Frame 1 (no input): blank canvas, image omitted
Frame 60 (no input): blank canvas, image omitted
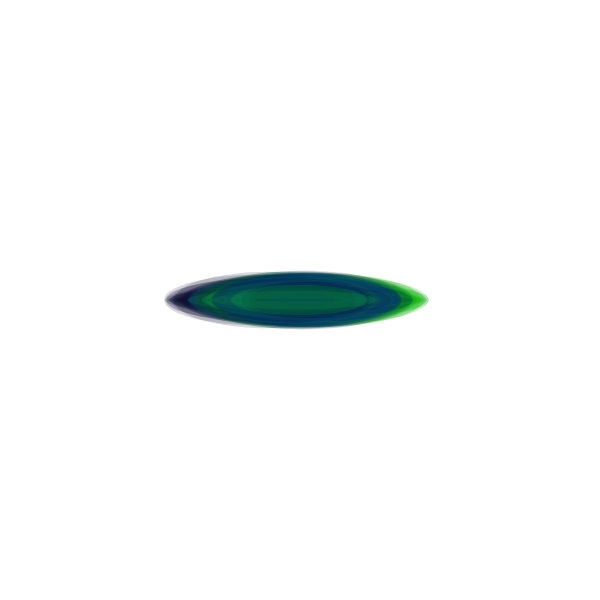
Frame 120 (the mouse pressed at the canvas centre since frame 60)

The p5.js sketch whose frames 1 and 60 were blank and that drew this single picture after the mouse press (run headless with seeded random() and noise() and a simulated clock; from frame 60 on, the mouse is pressed at the canvas centre):

// p5.js sketch
// ── sketch.js
let lls = []; //lotus leaf
let lfs = []; //lotus flower

function setup() {
  createCanvas(600, 600);
  background(255);
}

function draw() {
  // generate
  if (mouseIsPressed) {
    lls.push(new LL(mouseX, mouseY, random(50, 200)));
  }
  if (keyIsPressed && key === "f") {
    lfs.push(new LF(mouseX, mouseY, random(100, 500), random(10, 50)));
  }
  // update and display
  for (let i = 0; i < lls.length; i++) {
    let l = lls[i];
    l.move();
    l.fall();
    l.reappear();
    l.checkEdges();
    l.display();
  }
  for (let i = 0; i < lfs.length; i++) {
    let f = lfs[i];
    f.move();
    f.fall();
    f.reappear();
    f.checkEdges();
    f.display();
  }

  // limit
  //ll
  while (lls.length > 1000) {
    lls.splice(0, 1); // (index, howMany)
  }
  //lf
  while (lfs.length > 6) {
    lfs.splice(0, 1); // (index, howMany)
  }

  // control: if the particle is done, let's remove it!
  // FLIP the FOR LOOP!
  //ll
  for (let i = lls.length - 1; i >= 0; i--) {
    let l = lls[i];
    if (l.isDone) {
      lls.splice(i, 1); // (index, howMany)
    }
  }
  //lf
  for (let i = lfs.length - 1; i >= 0; i--) {
    let f = lfs[i];
    if (f.isDone) {
      lfs.splice(i, 1); // (index, howMany)
    }
  }

  // display the number of the particles
  //ll
  //text(lls.length, 10, 20);
  //lf
  //text(lfs.length, 590, 580);
}

function mousePressed() {
  //lls.push( new Ball(mouseX, mouseY, random(10, 20)) );
}
//

//ll
class LL {
  constructor(x, y, dia) {
    this.pos = createVector(x, y);
    this.vel = createVector(random(-1, 1), 0);
    //this.vel = p5.Vector.fromAngle( radians(frameCount) );
    //
    this.dia = dia;
    //
    this.r = random(0, 20);
    this.g = random(200);
    this.b = random(0, 160);
    this.a = random(10, 60);
    //
    this.rotSpd = random(0.01, 0.03);
    //
    this.isDone = false;
  }
  move() {
    this.pos.add(this.vel); // pos += vel
    //this.pos.sub()
    //this.pos.mult()
    //this.pos.div(this.vel)
  }
  fall() {
    let acc = createVector(0, 0.5);
    acc = acc - 0.01;
    this.vel.add(acc);
  }
  speedUp() {
    //
  }
  reappear() {
    if (this.pos.x < 0) {
      this.pos.x = width;
    } else if (this.pos.x > width) {
      this.pos.x = 0;
    }
    if (this.pos.y < 0) {
      this.pos.y = height;
    } else if (this.pos.y > height) {
      this.pos.y = 0;
    }
  }
  checkEdges() {
    if (this.pos.x < 0 || this.pos.x > width) {
      this.isDone = true;
    }
    if (this.pos.y < 0 || this.pos.y > height) {
      this.isDone = true;
    }
  }
  display() {
    push();
    translate(this.pos.x, this.pos.y);
    //rotate(frameCount * this.rotSpd);
    noStroke();
    fill(this.r, this.g, this.b, this.a);
    ellipse(0, 0, this.dia, this.dia * random(0.03, 0.3));
    pop();
  }
}

//lf
class LF {
  constructor(x, y, dia) {
    this.pos = createVector(x, y);
    //
    this.vel = createVector(random(-0.2, 0.2), random(-0.2, 0.2));
    //
    this.dia1 = random(1, 1.5);
    this.dia2 = random(1, 1.5);
    //
    this.a = random(50, 100);
    //
    this.isDone = false;
    //
    this.rotationAngle = 0;
    //
    this.rotationSpeed = random(-0.5, 0.5);
    //
  }
  move() {
    this.pos.add(this.vel); // pos += vel

    if (this.rotationAngle > -5 && this.rotationAngle < 5) {
      this.rotationAngle = this.rotationAngle + this.rotationSpeed;
    } else {
      this.rotationSpeed *= -1;
    }
  }
  fall() {
    let acc = createVector(0, 0.5);
    acc = acc - 0.01;
    this.vel.add(acc);
  }
  speedUp() {
    //
  }
  reappear() {
    if (this.pos.x < 0) {
      this.pos.x = width;
    } else if (this.pos.x > width) {
      this.pos.x = 0;
    }
    if (this.pos.y < 0) {
      this.pos.y = height;
    } else if (this.pos.y > height) {
      this.pos.y = 0;
    }
  }
  checkEdges() {
    if (this.pos.x < 0 || this.pos.x > width) {
      this.isDone = true;
    }
    if (this.pos.y < 0 || this.pos.y > height) {
      this.isDone = true;
    }
  }
  display() {
    push();
    translate(this.pos.x, this.pos.y);
    rotate(radians(this.rotationAngle));
    noStroke();
    fill(255, this.a);
    scale(0.6 * this.dia1, 0.5 * this.dia2);
    beginShape();
    curveVertex(0, -100);
    curveVertex(0, -100);
    curveVertex(-30, -15);
    curveVertex(-20, 20);
    curveVertex(20, 20);
    curveVertex(30, -15);
    curveVertex(0, -100);
    curveVertex(0, -100);
    endShape();
    scale(0.5, 0.8);
    beginShape();
    curveVertex(0, -100);
    curveVertex(0, -100);
    curveVertex(-30, -15);
    curveVertex(-20, 20);
    curveVertex(20, 20);
    curveVertex(30, -15);
    curveVertex(0, -100);
    curveVertex(0, -100);
    endShape();
    pop();

    push();
    translate(this.pos.x, this.pos.y);
    rotate(radians(this.rotationAngle - 54));
    noStroke();
    fill(255, this.a);
    scale(0.6 * this.dia1, 0.5 * this.dia2);
    beginShape();
    curveVertex(-5, -110);
    curveVertex(-5, -110);
    curveVertex(-35, -25);
    curveVertex(-25, 10);
    curveVertex(15, 10);
    curveVertex(25, -25);
    curveVertex(-5, -110);
    curveVertex(-5, -110);
    endShape();
    scale(0.5, 0.8);
    beginShape();
    curveVertex(-5, -110);
    curveVertex(-5, -110);
    curveVertex(-35, -25);
    curveVertex(-25, 10);
    curveVertex(15, 10);
    curveVertex(25, -25);
    curveVertex(-5, -110);
    curveVertex(-5, -110);
    endShape();
    pop();

    push();
    translate(this.pos.x, this.pos.y);
    rotate(radians(this.rotationAngle + 54));
    noStroke();
    fill(255, this.a);
    scale(0.6 * this.dia1, 0.5 * this.dia2);
    beginShape();
    curveVertex(5, -110);
    curveVertex(5, -110);
    curveVertex(-25, -25);
    curveVertex(-15, 10);
    curveVertex(25, 10);
    curveVertex(35, -25);
    curveVertex(5, -110);
    curveVertex(5, -110);
    endShape();
    scale(0.5, 0.8);
    beginShape();
    curveVertex(5, -110);
    curveVertex(5, -110);
    curveVertex(-25, -25);
    curveVertex(-15, 10);
    curveVertex(25, 10);
    curveVertex(35, -25);
    curveVertex(5, -110);
    curveVertex(5, -110);
    endShape();
    pop();
  }
}
